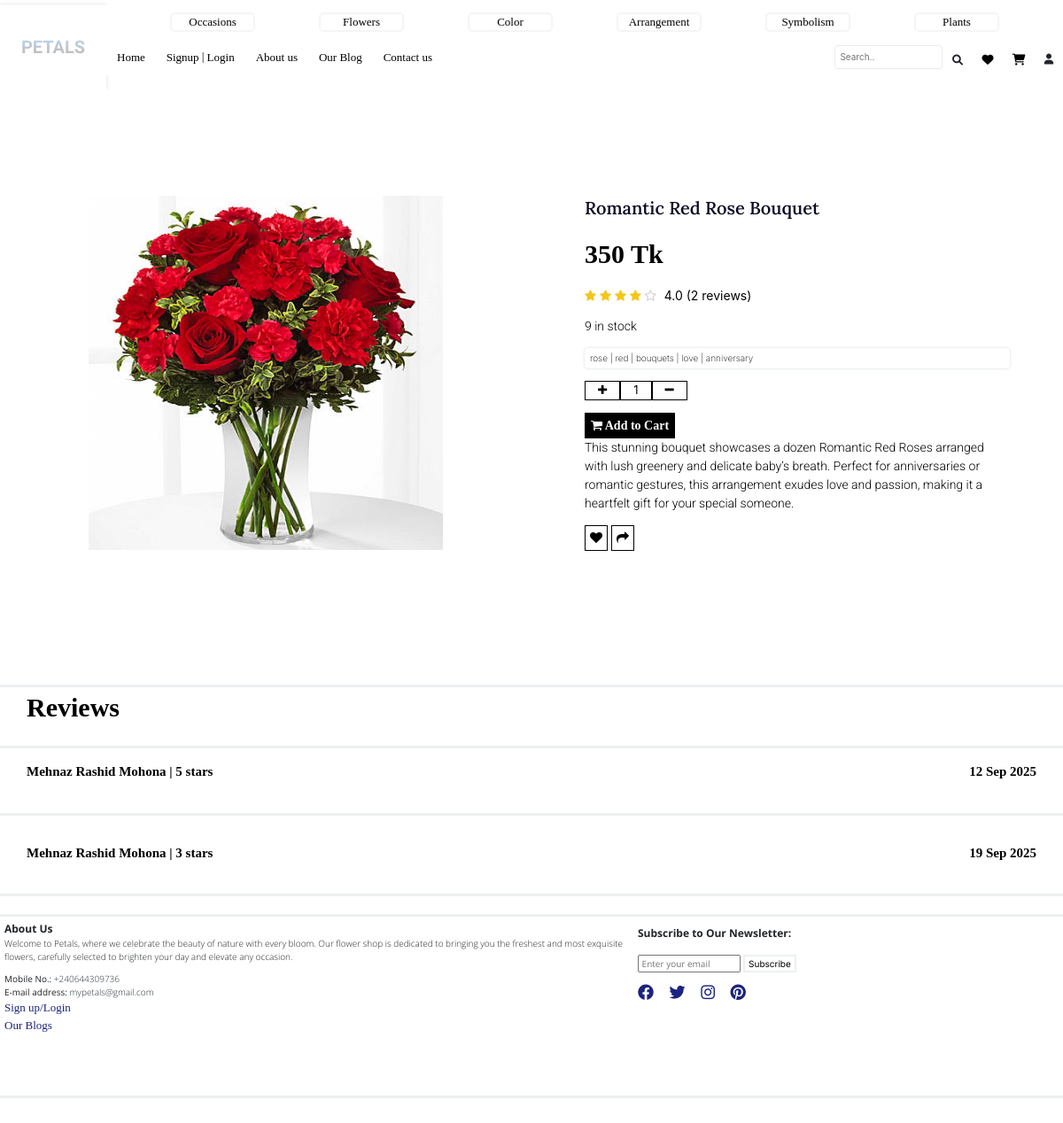
Page /product/1 on the committed database.
### app/models.py (models this page shows, shortened)
class Flower(db.Model):
    id = db.Column(db.Integer, primary_key=True)
    name = db.Column(db.String(100), nullable=False)
    price = db.Column(db.String(50), nullable=False)
    category = db.Column(db.Text, nullable=True)
    details = db.Column(db.Text, nullable=True)
    image_url = db.Column(db.String(200), nullable=True)
    stock = db.Column(db.Integer, nullable=False, default=10)
    ratings = db.relationship('Rating', backref='flower', lazy=True)
    @property
    def average_rating(self):
        if not self.ratings:
            return 0.0
        return round(sum(r.rating for r in self.ratings) / len(self.ratings), 1)
    @property
    def review_count(self):
        return len(self.ratings)

class Rating(db.Model):
    id = db.Column(db.Integer, primary_key=True)
    user_id = db.Column(db.Integer, db.ForeignKey('user.id'), nullable=False)
    flower_id = db.Column(db.Integer, db.ForeignKey('flower.id'), nullable=False)
    rating = db.Column(db.Integer, nullable=False)
    review_text = db.Column(db.Text, nullable=True)
    date_created = db.Column(db.DateTime, default=datetime.utcnow)
    user = db.relationship('User', backref='ratings', lazy=True)

class User(db.Model, UserMixin):
    id = db.Column(db.Integer, primary_key=True)
    username = db.Column(db.String(50), unique=True, nullable=False)
    name = db.Column(db.String(100))
    date_created = db.Column(db.DateTime, default=datetime.utcnow)
    email = db.Column(db.String(120), unique=True, nullable=False)
    password = db.Column(db.String(300), nullable=False)

### app/routes.py (the view)
@app.route('/product/<id>')
def product(id):
    product = Flower.query.filter_by(id=int(id)).first_or_404()
    return render_template('product.html', product=product)

### app/templates/product.html (shortened to what this page needs)
{% extends 'base.html' %}
{% block main %}
<div class="indivisual-main">
    <div class="indivisual-main1">
        <img src="{{ url_for('static', filename='Uploads/' + product.image_url) }}" alt="" class="indivisual-img">
    </div>
    <div class="indivisual-main2">
        <div class="indivisual-actual">
            <div class="indivisual-t">{{ product.name }}</div>
            <div class="indivisual-p">{{ product.price }} Tk</div>
            <div class="indivisual-s">
                <div class="stars">
                {% set rating = product.average_rating %}
                {% for i in range(5) %}
                    {% if rating >= i + 1 %}
                        <i class="fa fa-star"></i>
                    {% elif rating > i %}
                        <i class="fa fa-star-half-o"></i>
                    {% else %}
                        <i class="fa fa-star-o"></i>
                    {% endif %}
                {% endfor %}
                <span>{{ "%.1f" % rating }} ({{ product.review_count }} reviews)</span>
            </div>
            </div>
            <div class="indivisual-d">{{ product.stock }} in stock</div>
            <a href="#" class="indivisual-categories">{{ product.category }}</a>
            <form method="POST" action="{{ url_for('add_to_cart', product_id=product.id) }}">
                <div class="indivisual-increase">
                    <button type="button" class="indivisual-b1" onclick="updateQuantity(1)">
                        <i class="fa fa-plus"></i>
                    </button>
                    <button class="indivisual-b2" id="qty-display" disabled>
                        1
                    </button>
                    <button type="button" class="indivisual-b3" onclick="updateQuantity(-1)">
                        <i class="fa fa-minus"></i>
                    </button>
                </div>
                <div class="" style="margin-top: 10px;">
                    <div class="whybtnnotsmall">
                        <button type="submit" class="makebtnsmall">
                            <i class="fa fa-shopping-cart"></i> Add to Cart
                        </button>
                    </div>
                </div>
            </form>
            <div class="indivisual-d">
                {{ product.details }}
            </div>
            <div class="indivisual-morebtns">
                {% set ns = namespace(in_wishlist=False) %}
                {% for item in current_user.wishlist_items %}
                    {% if item.flower_id == product.id %}
                        {% set ns.in_wishlist = True %}
                    {% endif %}
                {% endfor %}
                <a href="{{ url_for('toggle_wishlist', flower_id=product.id) }}">
                    <div class="indivisual-b4">
                        <i class="fa fa-heart {{ 'wishlist-active' if ns.in_wishlist else '' }}"></i>
                    </div>
                </a>
                <a href="{{ url_for('home') }}">
                    <div class="indivisual-b4">
                        <i class="fa fa-share"></i>
                    </div>
                </a>
            </div>
        </div>
    </div>
</div>
<div class="p-reviews">
    <div class="reviewheadingdiv">
        <p class="reviewheading" >Reviews</p>
    </div>
    {% if product.ratings %}
        {% for rating in product.ratings %}
            <div class="p-review">
                <div class="reviewperson">
                 <div class="l3rem">
    <p>{{ rating.user.name }} | {{ rating.rating }} stars</p>
</div>
<div class="r3rem">
    <p>{{ rating.date_created.strftime('%#d %b %Y') }}</p>
</div>
                </div>
              <div class="actualreviewbyperson">
              </div>
            </div>
        {% endfor %}
    {% else %}
        <p>No reviews yet.</p>
    {% endif %}
</div>
{% endblock %}

### app/static/css/nav.css (style rules this page uses)
* { margin: 0; padding: 0; }
:root { font-size: 10px; }
.specific button { background-color: transparent; border: 1px transparent; font-size: 1.2rem; }
.specific a { text-decoration: none; font-size: 1.3rem; color: black; font-family: "EB Garamond", serif; font-optical-sizing: auto; font-weight: 200; font-style: normal; }

### app/static/css/main.css (style rules this page uses)
:root { font-size: 10px; }
body { margin: 0; padding: 0; display: flex; flex-direction: column; justify-content: center; align-items: center; background-color: white!important; }
.indivisual-main { width: 100vw; height: 80vh; background-color: white; display: flex; flex-direction: row; color: black; }
.indivisual-main1 { width: 50vw !important; height: 80vh !important; display: flex !important; justify-content: center !important; align-items: center !important; }
.indivisual-main1 img { height: 40rem !important; width: 40rem !important; }
.indivisual-main2 { width: 50vw !important; height: 80vh !important; display: flex !important; justify-content: center !important; align-items: center !important; }
.indivisual-actual { display: flex !important; flex-direction: column !important; justify-content: flex-start !important; }
.indivisual-t { font-size: 2rem !important; margin-bottom: 1.4rem !important; color:#0A0A23; font-family: "Lora", serif; font-optical-sizing: auto; font-weight:550; font-style: normal; }
.indivisual-p { font-size: 3rem !important; font-weight: bold !important; margin-bottom: 1.4rem !important; font-family: 'Times New Roman', Times, serif; }
.indivisual-s { margin-bottom: 1.4rem !important; }
.indivisual-categories { margin-bottom: 1.4rem !important; border: none !important; outline: none !important; box-shadow: 0 0 1px 1.3px #ecf0f1 !important; color: black!important; font-family: "Inter", Arial, "Helvetica Neue", Helvetica, sans-serif !important; padding: .4rem .6rem !important; font-size: 1rem !important; border-radius: 0.4rem !important; background: transparent !important; text-decoration: none !important; }
.indivisual-increase { display: flex !important; flex-direction: row !important; margin-bottom: 1.4rem !important; }
.indivisual-b1, .indivisual-b2, .indivisual-b3 { font-size: 1.3rem !important; padding-left: 1.4rem !important; padding-right: 1.4rem !important; background-color: white !important; border: 0.1rem solid black !important; color: black !important; }
.indivisual-d { font-size: 1.4rem !important; width: 40vw !important; margin-bottom: 1.4rem !important; font-family: "Roboto", sans-serif; font-weight: 300; }
.indivisual-morebtns { display: flex !important; flex-direction: row !important; }
.indivisual-b4 { background-color: white !important; border: 0.1rem solid black !important; padding: 0.3rem 0.5rem !important; font-family: 'Times New Roman', Times, serif; font-weight: bold; font-size: 1.4rem !important; color: black !important; margin-right: 0.4rem !important; }
.p-reviews { height: auto; width: 100%; }
.reviewheadingdiv { height: 9vh; margin-top: 4vh; width: 100%; background-color: white; border-top: 3px solid #ecf0f1; border-bottom: 3px solid #ecf0f1; font-size: 3rem; font-family: 'Times New Roman', Times, serif; color: #000; font-weight: bold; }
.reviewheading { margin-left:3rem; }
.reviewperson { display: flex; flex-direction: row; justify-content: space-between; padding-top: 1.5rem; padding-bottom: 1.5rem; font-size: 1.5rem; font-family: 'Times New Roman', Times, serif; color: #000; font-weight: bold; }
.l3rem { margin-left:3rem; }
.r3rem { margin-right:3rem; }
.actualreviewbyperson { border-bottom: 3px solid #ecf0f1; margin-bottom: 2vh; }
.whybtnnotsmall { height: auto; width: 20vw; }
.makebtnsmall { background-color: black !important; border: 0.1rem solid black !important; padding: 0.3rem 0.6rem !important; font-family: 'Times New Roman', Times, serif; font-weight: bold; font-size: 1.4rem !important; color: white !important; margin-right: 0.4rem !important; }
.stars { font-size: 14px; }
.stars i.fa-star, .stars i.fa-star-half-o { color: #f5c518; }
.stars i.fa-star-o { color: #ccc; }
.stars span { margin-left: 5px; font-size: 14px; }

### rows in the picture
Flower: image_url (picture), name "Romantic Red Rose Bouquet", price "350", stock "9", category "rose | red | bouquets | love | anniversary", details "This stunning bouquet showcases a dozen Romantic Red Roses arranged with lush greenery and delicate baby’s breath. Perfect for anniversaries or romantic gestures, this arrangement exudes love and passion, making it a heartfelt gift for your special someone."
Rating: user.name "Mehnaz Rashid Mohona", rating "5", date_created "12 Sep 2025"
Rating: user.name "Mehnaz Rashid Mohona", rating "3", date_created "19 Sep 2025"

### other values in the picture
{{ "%.1f" % rating }} "4.0"
{{ product.review_count }} "2"
